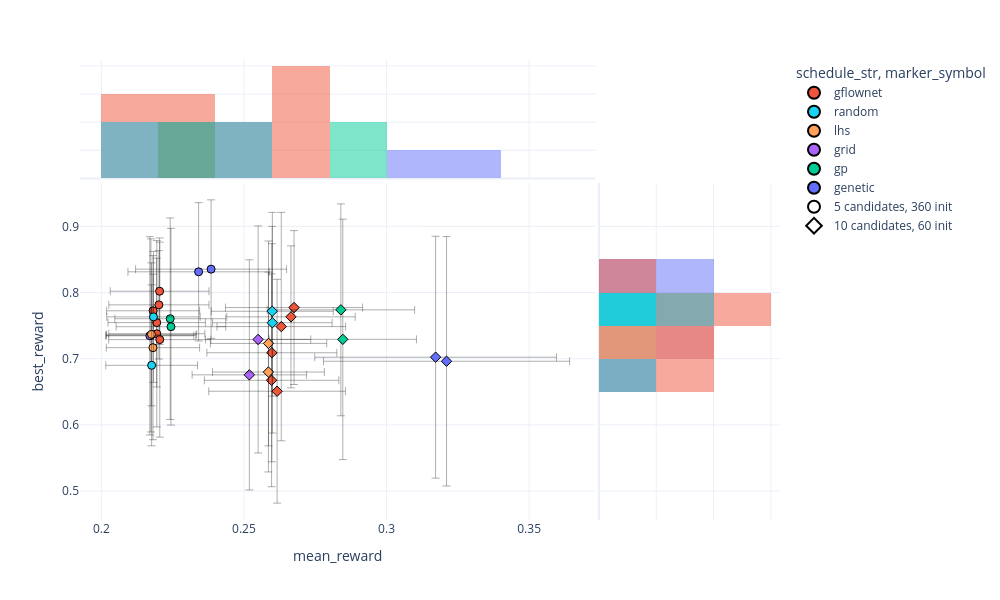

The code cell stored with this chart in its notebook:
### Code cell
plot_scatter(agg, symbols)

### Figure 1 — Plotly figure (JSON) as saved in the notebook; plotly's stock layout.template omitted (floating-point values rounded to 4 significant figures)
{"data": [{"customdata": [["360 + 5 * 60 | acquisition: diverse_top_k | init: random"], ["360 + 5 * 60 | acquisition: top_k | init: random"]], "error_x": {"array": [0.02478, 0.02648], "color": "rgba(0,0,0,0.4)", "thickness": 0.8, "width": 4}, "error_y": {"array": [0.1045, 0.1048], "color": "rgba(0,0,0,0.4)", "thickness": 0.8, "width": 4}, "hovertemplate": "schedule_str=genetic:60<br>marker_symbol=0<br>mean_reward=%{x}<br>best_reward=%{y}<br>run=%{customdata[0]}<extra></extra>", "legendgroup": "genetic:60, 0", "marker": {"color": "#636efa", "line": {"color": "black", "width": 1}, "opacity": 1, "size": 8, "symbol": "circle"}, "mode": "markers", "name": "genetic:60, 0", "orientation": "v", "showlegend": false, "type": "scatter", "x": [0.2341, 0.2385], "xaxis": "x", "y": [0.8313, 0.8353], "yaxis": "y"}, {"bingroup": "x", "hovertemplate": "schedule_str=genetic:60<br>marker_symbol=0<br>mean_reward=%{x}<br>count=%{y}<extra></extra>", "legendgroup": "genetic:60, 0", "marker": {"color": "#636efa"}, "name": "genetic:60, 0", "opacity": 0.5, "showlegend": false, "type": "histogram", "x": [0.2341, 0.2385], "xaxis": "x3", "yaxis": "y3"}, {"bingroup": "y", "hovertemplate": "schedule_str=genetic:60<br>marker_symbol=0<br>best_reward=%{y}<br>count=%{x}<extra></extra>", "legendgroup": "genetic:60, 0", "marker": {"color": "#636efa"}, "name": "genetic:60, 0", "opacity": 0.5, "showlegend": false, "type": "histogram", "xaxis": "x2", "y": [0.8313, 0.8353], "yaxis": "y2"}, {"customdata": [["60 + 10 * 60 | acquisition: diverse_top_k | init: random"], ["60 + 10 * 60 | acquisition: top_k | init: random"]], "error_x": {"array": [0.04238, 0.04316], "color": "rgba(0,0,0,0.4)", "thickness": 0.8, "width": 4}, "error_y": {"array": [0.1828, 0.1885], "color": "rgba(0,0,0,0.4)", "thickness": 0.8, "width": 4}, "hovertemplate": "schedule_str=genetic:60<br>marker_symbol=1<br>mean_reward=%{x}<br>best_reward=%{y}<br>run=%{customdata[0]}<extra></extra>", "legendgroup": "genetic:60, 1", "marker": {"color": "#636efa", "line": {"color": "black", "width": 1}, "opacity": 1, "size": 8, "symbol": "diamond"}, "mode": "markers", "name": "genetic:60, 1", "orientation": "v", "showlegend": false, "type": "scatter", "x": [0.3172, 0.321], "xaxis": "x", "y": [0.7022, 0.6961], "yaxis": "y"}, {"bingroup": "x", "hovertemplate": "schedule_str=genetic:60<br>marker_symbol=1<br>mean_reward=%{x}<br>count=%{y}<extra></extra>", "legendgroup": "genetic:60, 1", "marker": {"color": "#636efa"}, "name": "genetic:60, 1", "opacity": 0.5, "showlegend": false, "type": "histogram", "x": [0.3172, 0.321], "xaxis": "x3", "yaxis": "y3"}, {"bingroup": "y", "hovertemplate": "schedule_str=genetic:60<br>marker_symbol=1<br>best_reward=%{y}<br>count=%{x}<extra></extra>", "legendgroup": "genetic:60, 1", "marker": {"color": "#636efa"}, "name": "genetic:60, 1", "opacity": 0.5, "showlegend": false, "type": "histogram", "xaxis": "x2", "y": [0.7022, 0.6961], "yaxis": "y2"}, {"customdata": [["360 + 5 * 60 | acquisition: diverse_top_k | init: random | gfn_batch_size: 10 | gfn_n_train_steps: 1000"], ["360 + 5 * 60 | acquisition: diverse_top_k | init: random | gfn_batch_size: 50 | gfn_n_train_steps: 200"], ["360 + 5 * 60 | acquisition: diverse_top_k | init: random | gfn_batch_size: 100 | gfn_n_train_steps: 100"], ["360 + 5 * 60 | acquisition: top_k | init: random | gfn_batch_size: 10 | gfn_n_train_steps: 1000"], ["360 + 5 * 60 | acquisition: top_k | init: random | gfn_batch_size: 50 | gfn_n_train_steps: 200"], ["360 + 5 * 60 | acquisition: top_k | init: random | gfn_batch_size: 100 | gfn_n_train_steps: 100"]], "error_x": {"array": [0.01731, 0.01685, 0.01755, 0.01792, 0.01631, 0.01707], "color": "rgba(0,0,0,0.4)", "thickness": 0.8, "width": 4}, "error_y": {"array": [0.08055, 0.1409, 0.08193, 0.1474, 0.05539, 0.09735], "color": "rgba(0,0,0,0.4)", "thickness": 0.8, "width": 4}, "hovertemplate": "schedule_str=gflownet:60<br>marker_symbol=0<br>mean_reward=%{x}<br>best_reward=%{y}<br>run=%{customdata[0]}<extra></extra>", "legendgroup": "gflownet:60, 0", "marker": {"color": "#EF553B", "line": {"color": "black", "width": 1}, "opacity": 1, "size": 8, "symbol": "circle"}, "mode": "markers", "name": "gflownet:60, 0", "orientation": "v", "showlegend": false, "type": "scatter", "x": [0.2204, 0.2194, 0.2202, 0.2205, 0.2182, 0.2194], "xaxis": "x", "y": [0.802, 0.7377, 0.7814, 0.7288, 0.7724, 0.7546], "yaxis": "y"}, {"bingroup": "x", "hovertemplate": "schedule_str=gflownet:60<br>marker_symbol=0<br>mean_reward=%{x}<br>count=%{y}<extra></extra>", "legendgroup": "gflownet:60, 0", "marker": {"color": "#EF553B"}, "name": "gflownet:60, 0", "opacity": 0.5, "showlegend": false, "type": "histogram", "x": [0.2204, 0.2194, 0.2202, 0.2205, 0.2182, 0.2194], "xaxis": "x3", "yaxis": "y3"}, {"bingroup": "y", "hovertemplate": "schedule_str=gflownet:60<br>marker_symbol=0<br>best_reward=%{y}<br>count=%{x}<extra></extra>", "legendgroup": "gflownet:60, 0", "marker": {"color": "#EF553B"}, "name": "gflownet:60, 0", "opacity": 0.5, "showlegend": false, "type": "histogram", "xaxis": "x2", "y": [0.802, 0.7377, 0.7814, 0.7288, 0.7724, 0.7546], "yaxis": "y2"}, {"customdata": [["60 + 10 * 60 | acquisition: diverse_top_k | init: random | gfn_batch_size: 10 | gfn_n_train_steps: 1000"], ["60 + 10 * 60 | acquisition: diverse_top_k | init: random | gfn_batch_size: 50 | gfn_n_train_steps: 200"], ["60 + 10 * 60 | acquisition: diverse_top_k | init: random | gfn_batch_size: 100 | gfn_n_train_steps: 100"], ["60 + 10 * 60 | acquisition: top_k | init: random | gfn_batch_size: 10 | gfn_n_train_steps: 1000"], ["60 + 10 * 60 | acquisition: top_k | init: random | gfn_batch_size: 50 | gfn_n_train_steps: 200"], ["60 + 10 * 60 | acquisition: top_k | init: random | gfn_batch_size: 100 | gfn_n_train_steps: 100"]], "error_x": {"array": [0.02253, 0.02256, 0.02278, 0.02404, 0.02358, 0.02397], "color": "rgba(0,0,0,0.4)", "thickness": 0.8, "width": 4}, "error_y": {"array": [0.1073, 0.1726, 0.1648, 0.1163, 0.1609, 0.1692], "color": "rgba(0,0,0,0.4)", "thickness": 0.8, "width": 4}, "hovertemplate": "schedule_str=gflownet:60<br>marker_symbol=1<br>mean_reward=%{x}<br>best_reward=%{y}<br>run=%{customdata[0]}<extra></extra>", "legendgroup": "gflownet:60, 1", "marker": {"color": "#EF553B", "line": {"color": "black", "width": 1}, "opacity": 1, "size": 8, "symbol": "diamond"}, "mode": "markers", "name": "gflownet:60, 1", "orientation": "v", "showlegend": false, "type": "scatter", "x": [0.2665, 0.2631, 0.2598, 0.2676, 0.2597, 0.2616], "xaxis": "x", "y": [0.7632, 0.7485, 0.709, 0.7773, 0.6674, 0.6508], "yaxis": "y"}, {"bingroup": "x", "hovertemplate": "schedule_str=gflownet:60<br>marker_symbol=1<br>mean_reward=%{x}<br>count=%{y}<extra></extra>", "legendgroup": "gflownet:60, 1", "marker": {"color": "#EF553B"}, "name": "gflownet:60, 1", "opacity": 0.5, "showlegend": false, "type": "histogram", "x": [0.2665, 0.2631, 0.2598, 0.2676, 0.2597, 0.2616], "xaxis": "x3", "yaxis": "y3"}, {"bingroup": "y", "hovertemplate": "schedule_str=gflownet:60<br>marker_symbol=1<br>best_reward=%{y}<br>count=%{x}<extra></extra>", "legendgroup": "gflownet:60, 1", "marker": {"color": "#EF553B"}, "name": "gflownet:60, 1", "opacity": 0.5, "showlegend": false, "type": "histogram", "xaxis": "x2", "y": [0.7632, 0.7485, 0.709, 0.7773, 0.6674, 0.6508], "yaxis": "y2"}, {"customdata": [["360 + 5 * 60 | acquisition: diverse_top_k | init: random"], ["360 + 5 * 60 | acquisition: top_k | init: random"]], "error_x": {"array": [0.01943, 0.01922], "color": "rgba(0,0,0,0.4)", "thickness": 0.8, "width": 4}, "error_y": {"array": [0.1523, 0.1486], "color": "rgba(0,0,0,0.4)", "thickness": 0.8, "width": 4}, "hovertemplate": "schedule_str=gp:60<br>marker_symbol=0<br>mean_reward=%{x}<br>best_reward=%{y}<br>run=%{customdata[0]}<extra></extra>", "legendgroup": "gp:60, 0", "marker": {"color": "#00cc96", "line": {"color": "black", "width": 1}, "opacity": 1, "size": 8, "symbol": "circle"}, "mode": "markers", "name": "gp:60, 0", "orientation": "v", "showlegend": false, "type": "scatter", "x": [0.2241, 0.2244], "xaxis": "x", "y": [0.7604, 0.7483], "yaxis": "y"}, {"bingroup": "x", "hovertemplate": "schedule_str=gp:60<br>marker_symbol=0<br>mean_reward=%{x}<br>count=%{y}<extra></extra>", "legendgroup": "gp:60, 0", "marker": {"color": "#00cc96"}, "name": "gp:60, 0", "opacity": 0.5, "showlegend": false, "type": "histogram", "x": [0.2241, 0.2244], "xaxis": "x3", "yaxis": "y3"}, {"bingroup": "y", "hovertemplate": "schedule_str=gp:60<br>marker_symbol=0<br>best_reward=%{y}<br>count=%{x}<extra></extra>", "legendgroup": "gp:60, 0", "marker": {"color": "#00cc96"}, "name": "gp:60, 0", "opacity": 0.5, "showlegend": false, "type": "histogram", "xaxis": "x2", "y": [0.7604, 0.7483], "yaxis": "y2"}, {"customdata": [["60 + 10 * 60 | acquisition: diverse_top_k | init: random"], ["60 + 10 * 60 | acquisition: top_k | init: random"]], "error_x": {"array": [0.02582, 0.02585], "color": "rgba(0,0,0,0.4)", "thickness": 0.8, "width": 4}, "error_y": {"array": [0.1817, 0.1601], "color": "rgba(0,0,0,0.4)", "thickness": 0.8, "width": 4}, "hovertemplate": "schedule_str=gp:60<br>marker_symbol=1<br>mean_reward=%{x}<br>best_reward=%{y}<br>run=%{customdata[0]}<extra></extra>", "legendgroup": "gp:60, 1", "marker": {"color": "#00cc96", "line": {"color": "black", "width": 1}, "opacity": 1, "size": 8, "symbol": "diamond"}, "mode": "markers", "name": "gp:60, 1", "orientation": "v", "showlegend": false, "type": "scatter", "x": [0.2847, 0.284], "xaxis": "x", "y": [0.7292, 0.7738], "yaxis": "y"}, {"bingroup": "x", "hovertemplate": "schedule_str=gp:60<br>marker_symbol=1<br>mean_reward=%{x}<br>count=%{y}<extra></extra>", "legendgroup": "gp:60, 1", "marker": {"color": "#00cc96"}, "name": "gp:60, 1", "opacity": 0.5, "showlegend": false, "type": "histogram", "x": [0.2847, 0.284], "xaxis": "x3", "yaxis": "y3"}, {"bingroup": "y", "hovertemplate": "schedule_str=gp:60<br>marker_symbol=1<br>best_reward=%{y}<br>count=%{x}<extra></extra>", "legendgroup": "gp:60, 1", "marker": {"color": "#00cc96"}, "name": "gp:60, 1", "opacity": 0.5, "showlegend": false, "type": "histogram", "xaxis": "x2", "y": [0.7292, 0.7738], "yaxis": "y2"}, {"customdata": [["360 + 5 * 60 | acquisition: diverse_top_k | init: random"], ["360 + 5 * 60 | acquisition: top_k | init: random"]], "error_x": {"array": [0.01573, 0.0154], "color": "rgba(0,0,0,0.4)", "thickness": 0.8, "width": 4}, "error_y": {"array": [0.1459, 0.1499], "color": "rgba(0,0,0,0.4)", "thickness": 0.8, "width": 4}, "hovertemplate": "schedule_str=grid:60<br>marker_symbol=0<br>mean_reward=%{x}<br>best_reward=%{y}<br>run=%{customdata[0]}<extra></extra>", "legendgroup": "grid:60, 0", "marker": {"color": "#ab63fa", "line": {"color": "black", "width": 1}, "opacity": 1, "size": 8, "symbol": "circle"}, "mode": "markers", "name": "grid:60, 0", "orientation": "v", "showlegend": false, "type": "scatter", "x": [0.2174, 0.217], "xaxis": "x", "y": [0.7352, 0.7346], "yaxis": "y"}, {"bingroup": "x", "hovertemplate": "schedule_str=grid:60<br>marker_symbol=0<br>mean_reward=%{x}<br>count=%{y}<extra></extra>", "legendgroup": "grid:60, 0", "marker": {"color": "#ab63fa"}, "name": "grid:60, 0", "opacity": 0.5, "showlegend": false, "type": "histogram", "x": [0.2174, 0.217], "xaxis": "x3", "yaxis": "y3"}, {"bingroup": "y", "hovertemplate": "schedule_str=grid:60<br>marker_symbol=0<br>best_reward=%{y}<br>count=%{x}<extra></extra>", "legendgroup": "grid:60, 0", "marker": {"color": "#ab63fa"}, "name": "grid:60, 0", "opacity": 0.5, "showlegend": false, "type": "histogram", "xaxis": "x2", "y": [0.7352, 0.7346], "yaxis": "y2"}, {"customdata": [["60 + 10 * 60 | acquisition: diverse_top_k | init: random"], ["60 + 10 * 60 | acquisition: top_k | init: random"]], "error_x": {"array": [0.02008, 0.01847], "color": "rgba(0,0,0,0.4)", "thickness": 0.8, "width": 4}, "error_y": {"array": [0.174, 0.1716], "color": "rgba(0,0,0,0.4)", "thickness": 0.8, "width": 4}, "hovertemplate": "schedule_str=grid:60<br>marker_symbol=1<br>mean_reward=%{x}<br>best_reward=%{y}<br>run=%{customdata[0]}<extra></extra>", "legendgroup": "grid:60, 1", "marker": {"color": "#ab63fa", "line": {"color": "black", "width": 1}, "opacity": 1, "size": 8, "symbol": "diamond"}, "mode": "markers", "name": "grid:60, 1", "orientation": "v", "showlegend": false, "type": "scatter", "x": [0.2519, 0.255], "xaxis": "x", "y": [0.6756, 0.7291], "yaxis": "y"}, {"bingroup": "x", "hovertemplate": "schedule_str=grid:60<br>marker_symbol=1<br>mean_reward=%{x}<br>count=%{y}<extra></extra>", "legendgroup": "grid:60, 1", "marker": {"color": "#ab63fa"}, "name": "grid:60, 1", "opacity": 0.5, "showlegend": false, "type": "histogram", "x": [0.2519, 0.255], "xaxis": "x3", "yaxis": "y3"}, {"bingroup": "y", "hovertemplate": "schedule_str=grid:60<br>marker_symbol=1<br>best_reward=%{y}<br>count=%{x}<extra></extra>", "legendgroup": "grid:60, 1", "marker": {"color": "#ab63fa"}, "name": "grid:60, 1", "opacity": 0.5, "showlegend": false, "type": "histogram", "xaxis": "x2", "y": [0.6756, 0.7291], "yaxis": "y2"}, {"customdata": [["360 + 5 * 60 | acquisition: diverse_top_k | init: random"], ["360 + 5 * 60 | acquisition: top_k | init: random"]], "error_x": {"array": [0.01585, 0.01636], "color": "rgba(0,0,0,0.4)", "thickness": 0.8, "width": 4}, "error_y": {"array": [0.108, 0.1391], "color": "rgba(0,0,0,0.4)", "thickness": 0.8, "width": 4}, "hovertemplate": "schedule_str=lhs:60<br>marker_symbol=0<br>mean_reward=%{x}<br>best_reward=%{y}<br>run=%{customdata[0]}<extra></extra>", "legendgroup": "lhs:60, 0", "marker": {"color": "#FFA15A", "line": {"color": "black", "width": 1}, "opacity": 1, "size": 8, "symbol": "circle"}, "mode": "markers", "name": "lhs:60, 0", "orientation": "v", "showlegend": false, "type": "scatter", "x": [0.2176, 0.2181], "xaxis": "x", "y": [0.7368, 0.7166], "yaxis": "y"}, {"bingroup": "x", "hovertemplate": "schedule_str=lhs:60<br>marker_symbol=0<br>mean_reward=%{x}<br>count=%{y}<extra></extra>", "legendgroup": "lhs:60, 0", "marker": {"color": "#FFA15A"}, "name": "lhs:60, 0", "opacity": 0.5, "showlegend": false, "type": "histogram", "x": [0.2176, 0.2181], "xaxis": "x3", "yaxis": "y3"}, {"bingroup": "y", "hovertemplate": "schedule_str=lhs:60<br>marker_symbol=0<br>best_reward=%{y}<br>count=%{x}<extra></extra>", "legendgroup": "lhs:60, 0", "marker": {"color": "#FFA15A"}, "name": "lhs:60, 0", "opacity": 0.5, "showlegend": false, "type": "histogram", "xaxis": "x2", "y": [0.7368, 0.7166], "yaxis": "y2"}, {"customdata": [["60 + 10 * 60 | acquisition: diverse_top_k | init: random"], ["60 + 10 * 60 | acquisition: top_k | init: random"]], "error_x": {"array": [0.01961, 0.02041], "color": "rgba(0,0,0,0.4)", "thickness": 0.8, "width": 4}, "error_y": {"array": [0.151, 0.1548], "color": "rgba(0,0,0,0.4)", "thickness": 0.8, "width": 4}, "hovertemplate": "schedule_str=lhs:60<br>marker_symbol=1<br>mean_reward=%{x}<br>best_reward=%{y}<br>run=%{customdata[0]}<extra></extra>", "legendgroup": "lhs:60, 1", "marker": {"color": "#FFA15A", "line": {"color": "black", "width": 1}, "opacity": 1, "size": 8, "symbol": "diamond"}, "mode": "markers", "name": "lhs:60, 1", "orientation": "v", "showlegend": false, "type": "scatter", "x": [0.2586, 0.2586], "xaxis": "x", "y": [0.6798, 0.7231], "yaxis": "y"}, {"bingroup": "x", "hovertemplate": "schedule_str=lhs:60<br>marker_symbol=1<br>mean_reward=%{x}<br>count=%{y}<extra></extra>", "legendgroup": "lhs:60, 1", "marker": {"color": "#FFA15A"}, "name": "lhs:60, 1", "opacity": 0.5, "showlegend": false, "type": "histogram", "x": [0.2586, 0.2586], "xaxis": "x3", "yaxis": "y3"}, {"bingroup": "y", "hovertemplate": "schedule_str=lhs:60<br>marker_symbol=1<br>best_reward=%{y}<br>count=%{x}<extra></extra>", "legendgroup": "lhs:60, 1", "marker": {"color": "#FFA15A"}, "name": "lhs:60, 1", "opacity": 0.5, "showlegend": false, "type": "histogram", "xaxis": "x2", "y": [0.6798, 0.7231], "yaxis": "y2"}, {"customdata": [["360 + 5 * 60 | acquisition: diverse_top_k | init: random"], ["360 + 5 * 60 | acquisition: top_k | init: random"]], "error_x": {"array": [0.01608, 0.01637], "color": "rgba(0,0,0,0.4)", "thickness": 0.8, "width": 4}, "error_y": {"array": [0.1217, 0.099], "color": "rgba(0,0,0,0.4)", "thickness": 0.8, "width": 4}, "hovertemplate": "schedule_str=random:60<br>marker_symbol=0<br>mean_reward=%{x}<br>best_reward=%{y}<br>run=%{customdata[0]}<extra></extra>", "legendgroup": "random:60, 0", "marker": {"color": "#19d3f3", "line": {"color": "black", "width": 1}, "opacity": 1, "size": 8, "symbol": "circle"}, "mode": "markers", "name": "random:60, 0", "orientation": "v", "showlegend": false, "type": "scatter", "x": [0.2176, 0.2183], "xaxis": "x", "y": [0.69, 0.7632], "yaxis": "y"}, {"bingroup": "x", "hovertemplate": "schedule_str=random:60<br>marker_symbol=0<br>mean_reward=%{x}<br>count=%{y}<extra></extra>", "legendgroup": "random:60, 0", "marker": {"color": "#19d3f3"}, "name": "random:60, 0", "opacity": 0.5, "showlegend": false, "type": "histogram", "x": [0.2176, 0.2183], "xaxis": "x3", "yaxis": "y3"}, {"bingroup": "y", "hovertemplate": "schedule_str=random:60<br>marker_symbol=0<br>best_reward=%{y}<br>count=%{x}<extra></extra>", "legendgroup": "random:60, 0", "marker": {"color": "#19d3f3"}, "name": "random:60, 0", "opacity": 0.5, "showlegend": false, "type": "histogram", "xaxis": "x2", "y": [0.69, 0.7632], "yaxis": "y2"}, {"customdata": [["60 + 10 * 60 | acquisition: diverse_top_k | init: random"], ["60 + 10 * 60 | acquisition: top_k | init: random"]], "error_x": {"array": [0.0214, 0.02095], "color": "rgba(0,0,0,0.4)", "thickness": 0.8, "width": 4}, "error_y": {"array": [0.1283, 0.1667], "color": "rgba(0,0,0,0.4)", "thickness": 0.8, "width": 4}, "hovertemplate": "schedule_str=random:60<br>marker_symbol=1<br>mean_reward=%{x}<br>best_reward=%{y}<br>run=%{customdata[0]}<extra></extra>", "legendgroup": "random:60, 1", "marker": {"color": "#19d3f3", "line": {"color": "black", "width": 1}, "opacity": 1, "size": 8, "symbol": "diamond"}, "mode": "markers", "name": "random:60, 1", "orientation": "v", "showlegend": false, "type": "scatter", "x": [0.2599, 0.26], "xaxis": "x", "y": [0.7717, 0.7544], "yaxis": "y"}, {"bingroup": "x", "hovertemplate": "schedule_str=random:60<br>marker_symbol=1<br>mean_reward=%{x}<br>count=%{y}<extra></extra>", "legendgroup": "random:60, 1", "marker": {"color": "#19d3f3"}, "name": "random:60, 1", "opacity": 0.5, "showlegend": false, "type": "histogram", "x": [0.2599, 0.26], "xaxis": "x3", "yaxis": "y3"}, {"bingroup": "y", "hovertemplate": "schedule_str=random:60<br>marker_symbol=1<br>best_reward=%{y}<br>count=%{x}<extra></extra>", "legendgroup": "random:60, 1", "marker": {"color": "#19d3f3"}, "name": "random:60, 1", "opacity": 0.5, "showlegend": false, "type": "histogram", "xaxis": "x2", "y": [0.7717, 0.7544], "yaxis": "y2"}, {"error_x": {"color": "rgba(0,0,0,0.4)", "thickness": 0.8, "width": 4}, "error_y": {"color": "rgba(0,0,0,0.4)", "thickness": 0.8, "width": 4}, "marker": {"color": "#ef553b", "line": {"color": "black", "width": 1}, "opacity": 1, "size": 8}, "mode": "markers", "name": "gflownet", "showlegend": true, "type": "scatter", "x": [null], "y": [null]}, {"error_x": {"color": "rgba(0,0,0,0.4)", "thickness": 0.8, "width": 4}, "error_y": {"color": "rgba(0,0,0,0.4)", "thickness": 0.8, "width": 4}, "marker": {"color": "#19d3f3", "line": {"color": "black", "width": 1}, "opacity": 1, "size": 8}, "mode": "markers", "name": "random", "showlegend": true, "type": "scatter", "x": [null], "y": [null]}, {"error_x": {"color": "rgba(0,0,0,0.4)", "thickness": 0.8, "width": 4}, "error_y": {"color": "rgba(0,0,0,0.4)", "thickness": 0.8, "width": 4}, "marker": {"color": "#ffa15a", "line": {"color": "black", "width": 1}, "opacity": 1, "size": 8}, "mode": "markers", "name": "lhs", "showlegend": true, "type": "scatter", "x": [null], "y": [null]}, {"error_x": {"color": "rgba(0,0,0,0.4)", "thickness": 0.8, "width": 4}, "error_y": {"color": "rgba(0,0,0,0.4)", "thickness": 0.8, "width": 4}, "marker": {"color": "#ab63fa", "line": {"color": "black", "width": 1}, "opacity": 1, "size": 8}, "mode": "markers", "name": "grid", "showlegend": true, "type": "scatter", "x": [null], "y": [null]}, {"error_x": {"color": "rgba(0,0,0,0.4)", "thickness": 0.8, "width": 4}, "error_y": {"color": "rgba(0,0,0,0.4)", "thickness": 0.8, "width": 4}, "marker": {"color": "#00cc96", "line": {"color": "black", "width": 1}, "opacity": 1, "size": 8}, "mode": "markers", "name": "gp", "showlegend": true, "type": "scatter", "x": [null], "y": [null]}, {"error_x": {"color": "rgba(0,0,0,0.4)", "thickness": 0.8, "width": 4}, "error_y": {"color": "rgba(0,0,0,0.4)", "thickness": 0.8, "width": 4}, "marker": {"color": "#636efa", "line": {"color": "black", "width": 1}, "opacity": 1, "size": 8}, "mode": "markers", "name": "genetic", "showlegend": true, "type": "scatter", "x": [null], "y": [null]}, {"marker": {"color": "white", "line": {"color": "black", "width": 1}, "size": 14, "symbol": "circle"}, "mode": "markers", "name": "5 candidates, 360 init", "showlegend": true, "type": "scatter", "x": [null], "y": [null]}, {"marker": {"color": "white", "line": {"color": "black", "width": 1}, "size": 14, "symbol": "diamond"}, "mode": "markers", "name": "10 candidates, 60 init", "showlegend": true, "type": "scatter", "x": [null], "y": [null]}], "layout": {"barmode": "overlay", "height": 600, "legend": {"itemsizing": "constant", "title": {"text": "schedule_str, marker_symbol"}, "tracegroupgap": 0, "traceorder": "grouped"}, "margin": {"t": 60}, "width": 1000, "xaxis": {"anchor": "y", "domain": [0, 0.7363], "title": {"text": "mean_reward"}}, "xaxis2": {"anchor": "y2", "domain": [0.7413, 1], "matches": "x2", "showgrid": true, "showline": false, "showticklabels": false, "ticks": ""}, "xaxis3": {"anchor": "y3", "domain": [0, 0.7363], "matches": "x", "showgrid": true, "showticklabels": false}, "xaxis4": {"anchor": "y4", "domain": [0.7413, 1], "matches": "x2", "showgrid": true, "showline": false, "showticklabels": false, "ticks": ""}, "yaxis": {"anchor": "x", "domain": [0, 0.7326], "title": {"text": "best_reward"}}, "yaxis2": {"anchor": "x2", "domain": [0, 0.7326], "matches": "y", "showgrid": true, "showticklabels": false}, "yaxis3": {"anchor": "x3", "domain": [0.7426, 1], "matches": "y3", "showgrid": true, "showline": false, "showticklabels": false, "ticks": ""}, "yaxis4": {"anchor": "x4", "domain": [0.7426, 1], "matches": "y3", "showgrid": true, "showline": false, "showticklabels": false, "ticks": ""}}}
